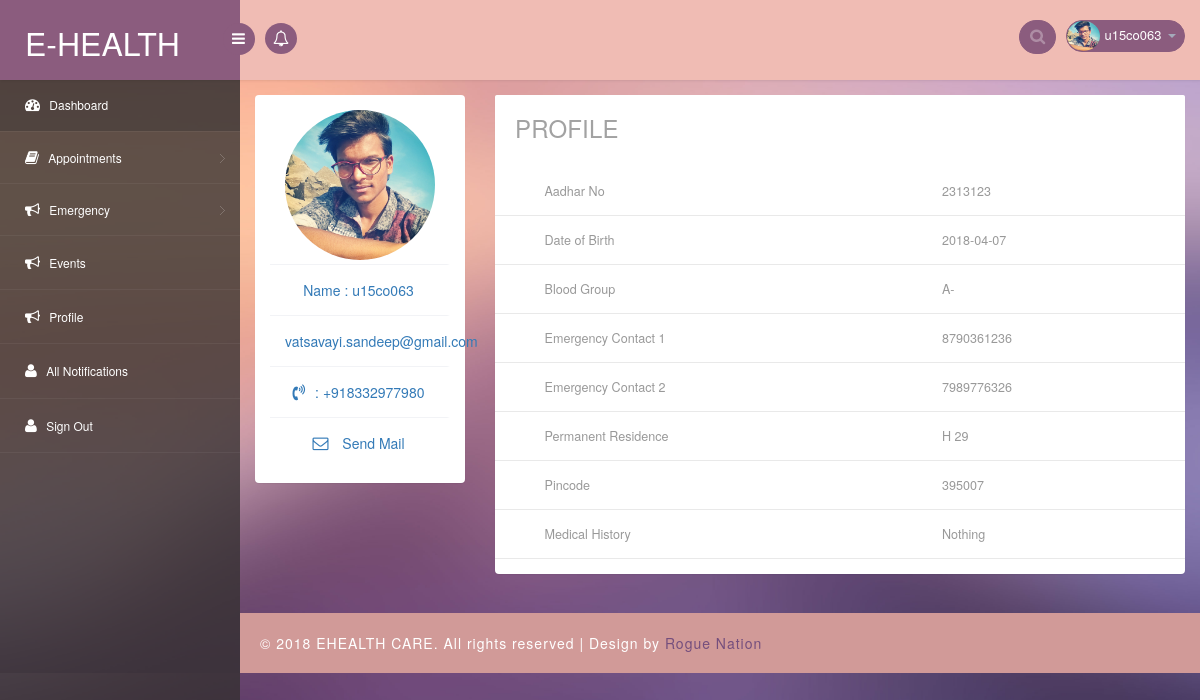
The page /profile.php (signed in) on the database its author committed.
### tables this page shows
CREATE TABLE `users` (
  `id` int(11) NOT NULL,
  `username` varchar(100) NOT NULL,
  `email` varchar(255) NOT NULL,
  `password` varchar(255) DEFAULT NULL,
  `phone` varchar(13) DEFAULT NULL,
  `emer1` varchar(13) DEFAULT NULL,
  `emer2` varchar(13) DEFAULT NULL,
  `addr` text,
  `dob` date DEFAULT NULL,
  `avatar` varchar(255) NOT NULL,
  `aadhar` int(12) DEFAULT NULL,
  `hash` varchar(255) NOT NULL,
  `active` int(11) NOT NULL DEFAULT '0',
  `pincode` int(6) DEFAULT NULL,
  `bloodgroup` varchar(3) DEFAULT NULL,
  `medicalHis` text,
  `infoUpdated` int(11) NOT NULL DEFAULT '0',
  `user_type` int(11) NOT NULL
);

### profile.php (the view, shortened to what this page needs)
<?php include('includes/header.php') ?>
<?php include("includes/connection.php"); ?>
<section id="main-content">
    <section class="wrapper">
        <div class="mail-w3agile">
        <div class="row">
            <div class="col-sm-3 com-w3ls">
                <section class="panel">
                    <div class="panel-body" style="margin: auto;text-align: center;">
                        <ul class="nav nav-pills nav-stacked mail-nav" style="margin:auto;">
                        <?php
                            $uid = $_SESSION['uid'];
                            $query = "SELECT * FROM users WHERE id={$uid}";
                            $result = mysqli_query($conn,$query);
                            $row = mysqli_fetch_assoc($result);
                        ?>
                            <li style="display: inline-block;margin-right: auto;margin-left: auto;"><img class='' src="images/avatars/<?php echo $row['avatar']?>" alt='profile_img' style="display: block;border-radius: 50%" width='150px' height='150px'></li>
                            <li><a>Name : <?php echo $row['username']?></a></li>
                            <li><a><?php echo $row['email']?></a></li>
                            <li><a><i class="fa fa-volume-control-phone" ></i>: +91<?php echo $row['phone']?></a></li>
                            <li><a href="#"> <i class="fa fa-envelope-o"></i> Send Mail</a></li>
                        </ul>
                    </div>
                </section>
            </div>
            <div class="col-sm-9 mail-w3agile">
                <section class="panel">
                    <header class="panel-heading wht-bg">
                       <h4 class="gen-case">Profile</h4>
                    </header>
                    <div class="panel-body minimal">
                        <div class="table-inbox-wrap ">
                            <table class="table table-inbox table-hover">
                        <tbody>
                        <tr class="">
                            <td class="inbox-small-cells"></i></td>
                            <td class="view-message dont-show">Aadhar No</td>
                            <td class="view-message view-message"><?php echo $row['aadhar']?></td>
                        </tr>
                        <tr class="">
                            <td class="inbox-small-cells"></i></td>
                            <td class="view-message dont-show">Date of Birth</td>
                            <td class="view-message view-message"><?php echo $row['dob']?></td>
                        </tr>
                        <tr class="">
                            <td class="inbox-small-cells"></i></td>
                            <td class="view-message dont-show">Blood Group</td>
                            <td class="view-message view-message"><?php echo $row['bloodgroup']?></td>
                        </tr>
                        <tr class="">
                            <td class="inbox-small-cells"></i></td>
                            <td class="view-message dont-show">Emergency Contact 1</td>
                            <td class="view-message view-message"><?php echo $row['emer1']?></td>
                        </tr>
                        <tr class="">
                            <td class="inbox-small-cells"></i></td>
                            <td class="view-message dont-show">Emergency Contact 2</td>
                            <td class="view-message view-message"><?php echo $row['emer2']?></td>
                        </tr>
                        <tr class="">
                            <td class="inbox-small-cells"></i></td>
                            <td class="view-message dont-show">Permanent Residence</td>
                            <td class="view-message view-message"><?php echo $row['addr']?></td>
                        </tr>
                        <tr class="">
                            <td class="inbox-small-cells"></i></td>
                            <td class="view-message dont-show">Pincode</td>
                            <td class="view-message view-message"><?php echo $row['pincode']?></td>
                        </tr>
                        <tr class="">
                            <td class="inbox-small-cells"></i></td>
                            <td class="view-message dont-show">Medical History</td>
                            <td class="view-message view-message"><?php echo $row['medicalHis']?></td>
                        </tr>
                        </tbody>
                        </table>
                        </div>
                    </div>
                </section>
            </div>
        </div>
        </div>
</section>
<?php include('includes/footer.php') ?>

### includes/header.php (shortened to what this page needs)
<?php include("includes/connection.php"); ?>
<!DOCTYPE html>
<head>
<link rel="stylesheet" href="css/bootstrap.min.css" >
<link href="css/style.css" rel='stylesheet' type='text/css' />
<link href="css/style-responsive.css" rel="stylesheet"/>
<link rel="stylesheet" href="css/font.css" type="text/css"/>
<link href="css/font-awesome.css" rel="stylesheet">
<link rel="stylesheet" href="css/morris.css" type="text/css"/>
<link rel="stylesheet" href="css/monthly.css">
<link rel="stylesheet" href="css/bootstrap.css">
<link rel="stylesheet" href="css/custom.css">
</head>
<body>
<section id="container">
<header class="header fixed-top clearfix">
<div class="brand">
    <a href="index.html" class="logo">E-Health</a>
    <div class="sidebar-toggle-box">
        <div class="fa fa-bars"></div>
    </div>
</div>
<div class="nav notify-row" id="top_menu">
    <ul class="nav top-menu">
        <li id="header_notification_bar" class="dropdown">
            <a data-toggle="dropdown" class="dropdown-toggle" id="dropdownMenuButton" href="#">
                <i class="fa fa-bell-o"></i>
            </a>
        </li>
    </ul>
</div>
<div class="top-nav clearfix">
    <ul class="nav pull-right top-menu">
        <li>
            <input type="text" class="form-control search" placeholder=" Search">
        </li>
        <?php
            $uid = $_SESSION['uid'];
            $query = "SELECT * FROM users WHERE id={$uid}";
            $result = mysqli_query($conn,$query);
            $row = mysqli_fetch_assoc($result);
        ?>
        <li class="dropdown">
            <a data-toggle="dropdown" class="dropdown-toggle" href="#">
                <img alt="" src="images/avatars/<?php echo $row['avatar']?>" width='30px' height='30px'>
                <span class="username"><?php echo $row['username']?></span>
                <b class="caret"></b>
            </a>
        </li>
    </ul>
</div>
</header>
<aside>
    <div id="sidebar" class="nav-collapse">
        <div class="leftside-navigation">
            <ul class="sidebar-menu" id="nav-accordion">
                <li>
                    <a class="active" href="home.php">
                        <i class="fa fa-dashboard"></i>
                        <span>Dashboard</span>
                    </a>
                </li>
                <li class="sub-menu">
                    <a href="javascript:;">
                        <i class="fa fa-book"></i>
                        <span>Appointments</span>
                    </a>
                </li>
                <li class="sub-menu">
                    <a href="javascript:;">
                        <i class="fa fa-bullhorn"></i>
                        <span>Emergency</span>
                    </a>
                </li>
                <li>
                    <a href="events.php">
                        <i class="fa fa-bullhorn"></i>
                        <span>Events</span>
                    </a>
                </li>
                <li>
                    <a href="profile.php">
                        <i class="fa fa-bullhorn"></i>
                        <span>Profile</span>
                    </a>
                </li>
                <li>
                    <a href="allnotifications.php">
                        <i class="fa fa-user"></i>
                        <span>All Notifications</span>
                    </a>
                </li>
                <li>
                    <a href="signout.php">
                        <i class="fa fa-user"></i>
                        <span>Sign Out</span>
                    </a>
                </li>
            </ul>            </div>
    </div>
</aside>

### rows shown on the page
users: avatar (picture), username "u15co063", email "vatsavayi.sandeep@gmail.com", phone "8332977980", aadhar "2313123", dob "2018-04-07", bloodgroup "A-", emer1 "8790361236", emer2 "7989776326", addr "H 29", pincode "395007", medicalHis "Nothing"
